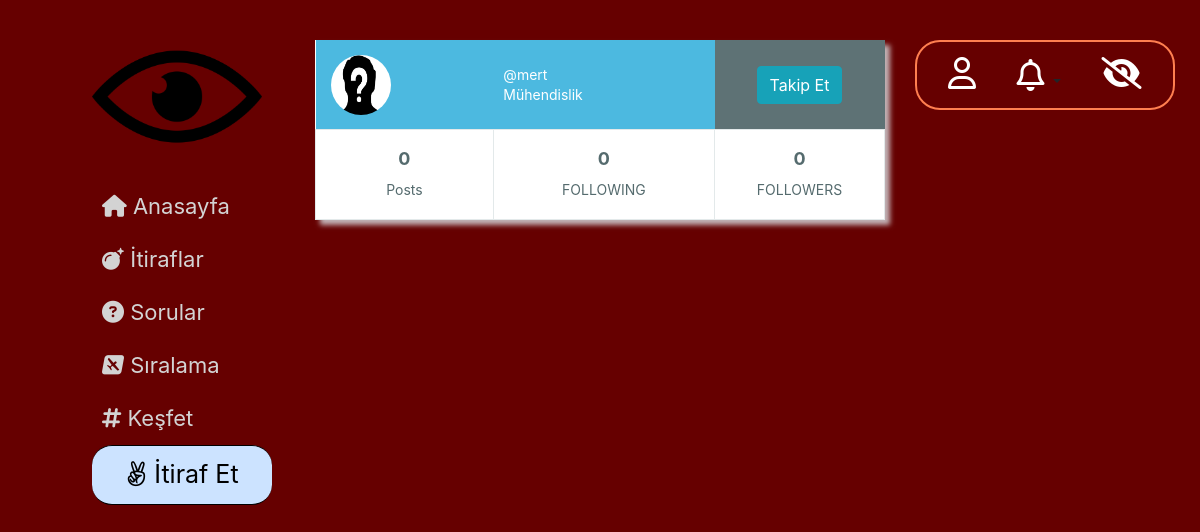
/profil/12/ (signed in), run on an earlier commit of the app's database.
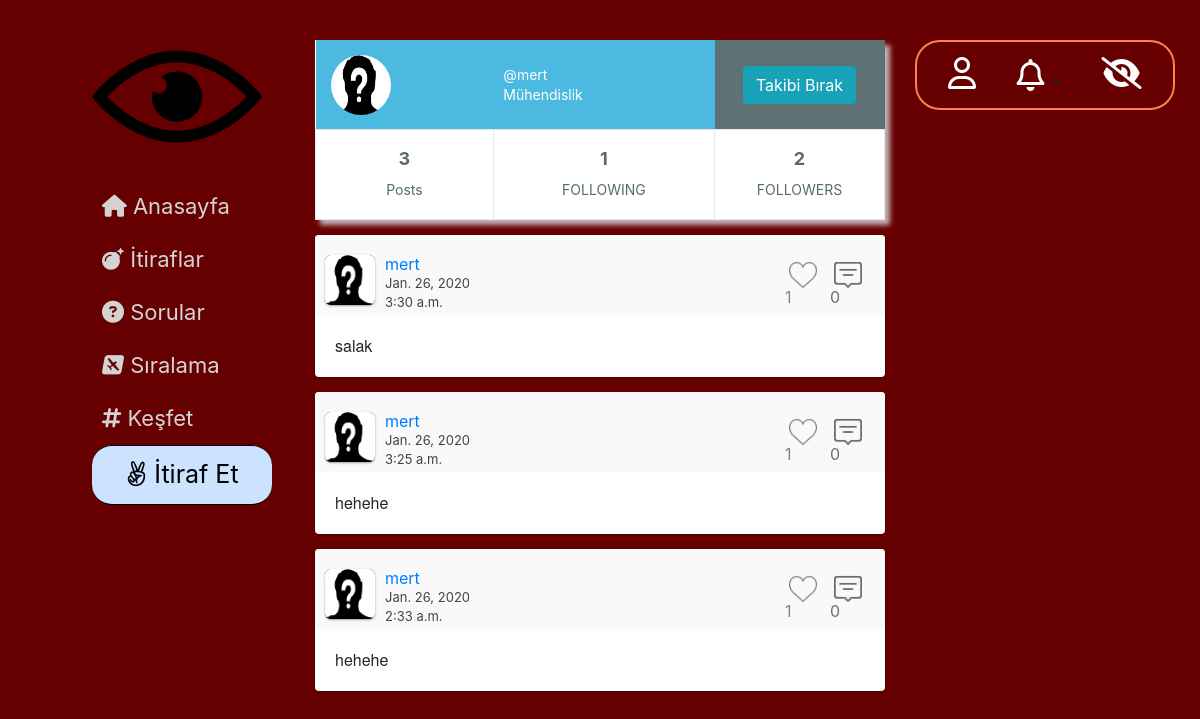
And on a later commit of the database.
### website/models.py (models this page shows, shortened)
class UserProfile(models.Model):
    GENDER = (
        ('E', 'Erkek'),
        ('K', 'Kadın'),
    )
    FACULTY = (
        ('Mühendislik', 'Mühendislik'),
        ('Mimarlık', 'Mimarlık'),
        ('Fen-Edebiyat', 'Fen-Edebiyat'),
        ('İktisadi-İdari', 'İktisadi-İdari'),
        ('Güzel Sanatlar', 'Güzel Sanatlar')
    )
    gender = models.CharField(max_length=1, choices=GENDER)
    faculty = models.CharField(max_length=20, choices=FACULTY)
    birthdate = models.DateField()
    createdat = models.DateField()
    following = models.ManyToManyField('self', symmetrical=False, through='Follower_List')
    postCount = models.IntegerField(blank=True, null=True)
    point = models.IntegerField(default=0)
    user = models.ForeignKey(User, on_delete=models.CASCADE)
    def get_profile_url(self):
        return f"/profil/{self.pk}/"
    def get_follow_api_url(self):
        return f"/takip/api/{self.pk}/"

class Post(models.Model):
    Post_Type = (
        ('Post', 'Post'),
        ('Soru', 'Soru'),
        ('Yorum', 'Yorum')
    )
    Category = (
        ('Aşk', 'Aşk'),
        ('Dost Kazığı', 'Dost Kazığı'),
        ('Avcılar', 'Avcılar'),
        ('Civcivler', 'Civcivler'),
        ('Profesyonellik içerenler', 'Profesyonellik içerenler'),
        ('Diğer', 'Diğer')
    )
    publish_by = models.ForeignKey(UserProfile, on_delete=models.CASCADE)
    post_type = models.CharField(max_length=20, choices=Post_Type)
    category = models.CharField(max_length=50, choices=Category)
    publish_date = models.DateField()
    publish_time = models.TimeField(auto_now_add=True)
    content = models.TextField(max_length=2000)
    likes = models.ManyToManyField(User, blank=True, related_name='post_likes')
    replycount = models.IntegerField(default=0)
    def get_reply_url(self):
        return f"/cevapla/{self.pk}/"
    def get_like_api_url(self):
        return f"/begen/api/{self.pk}/"

### website/views.py (the view)
# urls.py: path('profil/<int:user_id>/', views.profile_view, name='profile'),
def profile_view(request, user_id):
    user = get_object_or_404(UserProfile, pk=user_id)
    own_user = get_object_or_404(UserProfile, user=request.user)
    followers_count = Follower_List.objects.all().filter(followingto=user).count()
    post_list = Post.objects.all().filter(publish_by=user).order_by('-pk')
    post_count = post_list.count()
    post_list = create_paginator(request, post_list)
    context = {'user_profile': user,
               'own_user': own_user,
               'post_list': post_list,
               'post_count': post_count,
               'followers_count': followers_count}
    return render(request, "kullanıcı profil sayfası.html", context)

### website/views.py (called while the page is built)
def getNotifications(request):
    if request.user.is_anonymous:
        return {}
    n = Notification.objects.all().filter(recipient=request.user)
    for notif in n:
        print(notif)
    return {
        'notification_list': n,
        'count': n.count(),
    }

def create_paginator(request, list):
    page = request.GET.get('page', 1)
    paginator = Paginator(list, 20)
    try:
        posts = paginator.page(page)
    except PageNotAnInteger:
        posts = paginator.page(1)
    except EmptyPage:
        posts = paginator.page(paginator.num_pages)
    return posts

### templates/kullanıcı profil sayfası.html (shortened to what this page needs)
{% extends 'base.html' %}
{% block head %}
    {% load static %}
    <link rel="stylesheet" type="text/css" href="{% static 'css/profile3.css' %}">
{% endblock %}
{% block content %}
<div id="profile">
       <table class="profile-container">
  <tbody>
    <tr>
      <td class="user">
          {% ifequal user_profile.gender 'E' %}
              <img src="{% static 'media/erkek.png' %}" alt="profil resmi">
          {% endifequal %}
       <td colspan="4" class="user"><div>@{{ user_profile.user.username }}<br/>{{user_profile.faculty}}</div></td>
{% ifequal user_profile own_user %}
      {% else %}
<td class="msg">
        <div class="msgArea">
          {% if user_profile in own_user.following.all %}
                    <a  id="follow-btn" data-href="{{ user_profile.get_follow_api_url }}"  data-likes={{ user_profile.followers.count }}><button type="button" class="btn btn-info" >Takibi Bırak</button></a>
                    {% else %}
                   <a id="follow-btn" data-href="{{ user_profile.get_follow_api_url }}"  data-likes={{ user_profile.followers.count }}><button type="button" class="btn btn-info" >Takip Et</button></a>
                {% endif %}
        </div>
      </td>
      {% endifequal %}
      </td>
    </tr>
    <tr>
      <td colspan="2" class="social"><b>{{ post_count}}</b><br/>Posts</td>
      <td colspan="2"  class="social"><b>{{user_profile.following.count}}</b><br/>FOLLOWING</td>
      <td colspan="2"  class="social"><b>{{ followers_count }}</b>
             <br/>FOLLOWERS</td>
    </tr>
  </tbody>
</table>
 </div>
<div id="post-content">
        {% for post in post_list  %}
        {% include "classic-post.html" with post=post%}
           {% endfor %}
    </div>
{% endblock %}

### templates/base.html (shortened to what this page needs)
<!DOCTYPE html>
<html lang="en">
<head>
    {% block head %}{% endblock %}
    {% load static %}
    <link rel="stylesheet" type="text/css" href='{% static 'css/main.css' %}'>
    <link rel="stylesheet" href="https://stackpath.bootstrapcdn.com/bootstrap/4.4.0/css/bootstrap.min.css">
</head>
<body>
    <div class="container-fluid container-background ">
        <div class="row row-wider ">
            <div class="col-sm hidden">
                <div class="left-side fixed">
                    <div id="logo">
                        <img src="{% static 'media/logo.png' %}" alt="logo" width="170vh" ; height="170vh">
                    </div>
                    <nav class="side-navbar">
                        <ul class="mainmenu">
                            <li>
                                <a href="{%  url 'home' %}">
                                    <i class="fas fa-home"></i>
                                    <span>Anasayfa</span></a>
                            </li>
                            <li>
                                <a href="{%  url 'confessions' %}">
                                    <i class="fas fa-bomb"></i>
                                    <span>İtiraflar</a> </li>
                    <li><a href="{%  url 'answers' %}">
                            <i class="fas fa-question-circle"></i>
                            <span>Sorular</span>
                                </a>
                            </li>
                            <li>
                                <a href="{%  url 'leader_board' %}">
                                    <i class="fab fa-avianex"></i>
                                    <span>Sıralama</span>
                                </a>
                            </li>
                            <li>
                                 <a href="{%  url 'discover' %}">
                                    <i class="fas fa-hashtag"></i>
                                    <span>Keşfet</span>
                                </a>
                            </li>
                             <li>
                                 <a href="{%  url 'make_confession' %}"  id="make-confession">
                                    <i class="fab fa-angellist"></i>
                                    <span>İtiraf Et</span>
                                </a>
                            </li>
                        </ul>
                    </nav>
                </div>
            </div>
            <div class="col-lg-6 wider">
            {% block content %}
               {% endblock %}
            </div>
            <div class="col-sm hidden">
                <div class="top-side fixed">
                    <nav>
       <a href="{%  url 'my_profile' %}"><button type="button" class="btn ">
                 <i class="far fa-user fa-2x" style="color: white"></i>
</button></a>
                        {% include 'notification.html' with notification_list=notification_list %}
                        <a href="{%  url 'logout' %}"><button type="button" class="btn "><i class="fas fa-eye-slash fa-2x"  style="color: white"></i> </button></a>
                    </nav>
                </div>
            </div>
</div>
        </div>
</body>
</html>

### templates/classic-post.html (shortened to what this page needs)
{% load static %}
 <div class="post">
                    <div class="user">
                        <div class="user-img"> {% ifequal post.publish_by.gender 'E' %}
              <img src="{% static 'media/erkek.png' %}" alt="profil resmi">
          {% endifequal %}
          </div>
                        <div class="user-info">
                            <a href="{{ post.publish_by.get_profile_url }}"><div class="user-name">{{ post.publish_by.user.username }}</div></a>
                             <span class="post-date">{{post.publish_date}}</span><br>
                            <span class="post-date"> {{ post.publish_time }}</span>
                        </div>
                        <div class="actions">
                            {% if request.user in post.likes.all %}
                               <span> <a  data-href="{{ post.get_like_api_url }}"  data-likes={{ post.likes.count }} class="like_button">  <span class="like-red like-ch" > <div class="like-count">{{ post.likes.count }}</div></span> </a></span>
                            {% else %}
                              <span><a  data-href="{{ post.get_like_api_url }}"  data-likes={{ post.likes.count }} class="like_button"> <span class="no-like like-ch" id="like"><div class="like-count">{{ post.likes.count }}</div></span></a></span>
                            {% endif %}
                           <span id="comment-span"> <a href="{{ post.get_reply_url }}"><span class="comment" ><div id="comment-count"> {{ post.replycount }}</div> </span></a></span>
                        </div>
                    </div>
                    <div class="content">
                       {{ post.content }}
                    </div>
                </div>

### templates/notification.html (shortened to what this page needs)
{% load static %}
<link rel="stylesheet" href="{% static 'css/notification.css' %}">
    <div class="btn-group pull-right top-head-dropdown">
      <button type="button" class="btn btn-default dropdown-toggle" data-toggle="dropdown" aria-haspopup="true" aria-expanded="false">
        <i class="far fa-bell fa-2x"  style="color: white"></i>
      </button>
    </div>

### website/static/css/profile3.css (style rules this page uses)
#profile { padding-top: 40px; }
.profile-container { width: 100%; height:180px; background-color:#fff; color:#fff; -moz-box-shadow: 5px 5px 5px rgba(218,224,228,0.8); -webkit-box-shadow: 5px 5px 5px rgba(218,224,228,0.8); box-shadow: 5px 5px 5px rgba(218,224,228,0.8); }
.profile-container td { height:75px; padding:5px; }
.profile-container .user { background-color:#4CB9E0; }
.profile-container .user div { font-size:14px; line-height:20px; padding:5px; }
.profile-container .user img { width:60px; height:60px; border-radius:50%; margin-left:10px; }
.profile-container .msg { background-color:#5E7275; text-align:center; width: 170px; }
.profile-container .social { color:#556B6E; text-align:center; line-height:30px; font-size:14px; border:1px solid #E3E9EA; }
.profile-container .social b { font-size:18px; }

### website/static/css/main.css (style rules this page uses)
#make-confession { width: 180px; text-align: center; font-size: 25px; background-color: #cce3ff; color: black; border-top: 1px black solid; border-left: 2px black solid; border-bottom: 1px black solid; border-right: 2px black solid; border-radius: 20px; border-inline-color: red; border-inline: 1px; }
.post { margin: 15px auto 10px; width: 100%; background: #fff; border-radius: 4px; box-shadow: 0 1px 3px rgba(0, 0, 0, 0.12), 0 1px 2px rgba(0, 0, 0, 0.24); transition: all 0.2s ease-in-out; overflow: hidden; }
.post .user { padding: 10px; position: relative; background: #f9f9f9; overflow: hidden; }
.post .user .user-img { margin-top: 10px; margin-right: 10px; width: 50px; height: 50px; float: left; border-radius: 6px; background: #444; box-shadow: 0 1px 3px rgba(0, 0, 0, 0.12), 0 1px 2px rgba(0, 0, 0, 0.24); overflow: hidden; }
.post .user .user-img img { position: relative; width: 100%; height: 100%; }
.post .user .user-info { padding-top: 10px; margin-right: 10px; width: calc(100% - 190px); height: 45px; line-height: 18px; float: left; color: #98d; }
.post .user .user-info .post-date { font-size: 13px; color: #444; }
.post .user .actions { float: right; margin-right: 10px }
.post .user .actions span { margin-right: 10px; width: 35px; height: 60px; float: left; display: block; cursor: pointer; overflow: hidden; background-size: 80%; background-position: 50% 50%; background-repeat: no-repeat; opacity: 0.75; transition: 0.25s opacity ease-in-out; }
#comment-count { text-decoration: none; color: black !important; }
.post .user .actions span:last-child { margin-right: 0; }
.no-like { background-image: url('/static/media/no_like.png'); }
.post .content { padding: 20px; font-size: 16px; line-height: 22px; font-family: 'Helvetica Neue'; overflow: hidden; }
.like-count { position: relative; padding-top: 40px; }
.comment { position: relative; padding-top: 40px; }
.container-background { background-color: #660000 !important; }
.wider { min-height: 100vh; }
.mainmenu { list-style: none; padding: 0; margin: 0; }
.mainmenu a { display: block; font-size: 22px; text-decoration: none; padding: 10px; color: #D3D3D3; }
.top-side a { font-size: 25px; text-decoration: none; padding: 10px; color: #D3D3D3; }
.left-side { position: relative; margin: 10vw; margin-top: 10px; left: 32px; width: 100%; transform: translateX(-5%); }
.fixed { position: fixed; }
.top-side { top: 40px; display: inline-block; border: 2px solid coral; border-radius: 25px; padding: 1vh; z-index: 1 }

What changed in the data, as far as the page shows it:
computed for UserProfile "Mühendislik": following.count "0" → "1"
added Post: publish_by.user.username "mert", publish_date "Jan. 26, 2020", publish_time "3:30 a.m.", likes.count "1", replycount "0", content "salak"
added Post: publish_by.user.username "mert", publish_date "Jan. 26, 2020", publish_time "3:25 a.m.", likes.count "1", replycount "0", content "hehehe"
added Post: publish_by.user.username "mert", publish_date "Jan. 26, 2020", publish_time "2:33 a.m.", likes.count "1", replycount "0", content "hehehe"
Also different on the page:
{{ post_count }}: "0" → "3"
{{ followers_count }}: "0" → "2"
text no longer shown: "Takip Et"
text now shown: "Takibi Bırak"
